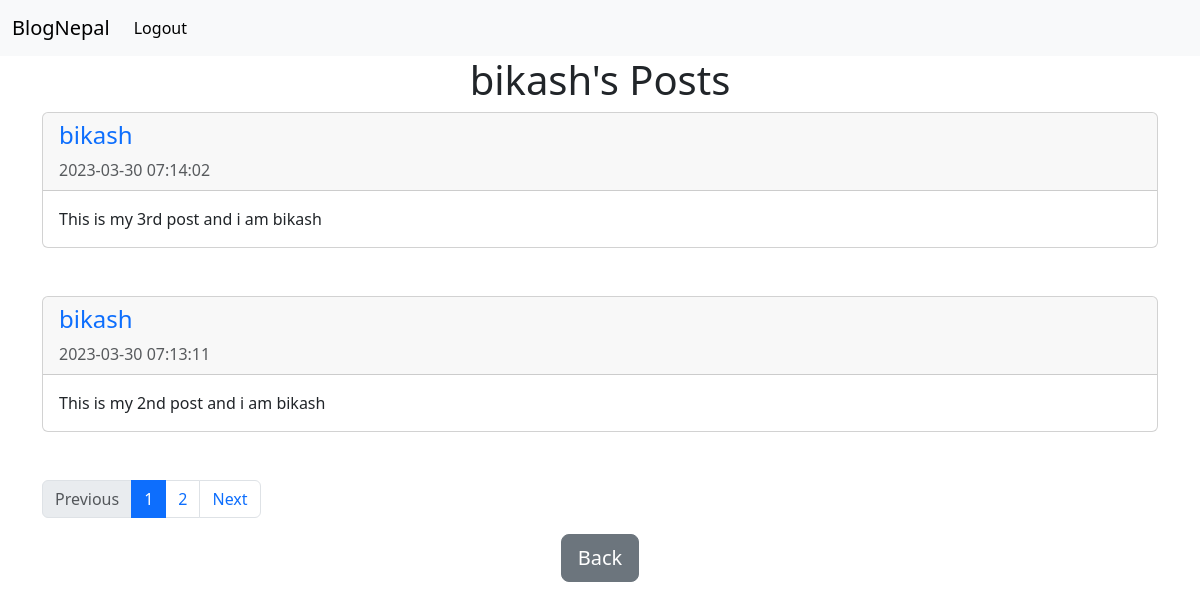
/posts/bikash (signed in), run on the app's committed database.
### website/models.py (models this page shows)
class User(db.Model, UserMixin):
    id = db.Column(db.Integer, primary_key = True)
    email = db.Column(db.String(150), unique = True)
    username = db.Column(db.String(150), unique = True)
    password = db.Column(db.String(150))
    date_created = db.Column(db.DateTime(timezone = True),  default = func.now())
    posts = db.relationship('Post', backref = 'user', passive_deletes = True)

class Post(db.Model):
    id = db.Column(db.Integer, primary_key = True)
    text = db.Column(db.Text, nullable = False)
    date_created = db.Column(db.DateTime(timezone = True),  default = func.now())
    author = db.Column(db.Integer, db.ForeignKey('user.id', ondelete = "CASCADE"), nullable = False)

### website/views.py (the view)
@views.route("/posts/<username>")
@login_required
def posts(username):
    user = User.query.filter_by(username = username).first()
    if not user:
        flash('No user with that username exists.', category='error')
        return redirect(url_for('views.home'))
    post = Post.query.filter_by(author = user.id).order_by(Post.date_created.desc())
    page = request.args.get('page')
    if page and page.isdigit():
        page = int(page)
    else:
        page = 1
    pages = post.paginate(page = page, per_page = 2)
    return render_template("posts.html", user = current_user, posts = post, username = username,pages =pages)

### website/__init__.py (called while the page is built)
def create_app():
    app = Flask(__name__)
    app.config['SECRET_KEY'] = "hello"
    app.config['SQLALCHEMY_DATABASE_URI'] = f'sqlite:///{DB_NAME}'
    db.init_app(app)
    from .views import views
    from .auth import auth
    app.register_blueprint(views, url_prefix="/")
    app.register_blueprint(auth, url_prefix="/")
    from .models import User, Post
    with app.app_context():
        db.create_all()
    login_manager = LoginManager()
    login_manager.login_view = "auth.login"
    login_manager.init_app(app)
    @login_manager.user_loader
    def load_user(id):
        return User.query.get(int(id))
    return app

### website/templates/posts.html (shortened to what this page needs)
{% extends "posts_div.html" %}
{% block header %}
{{username}}'s Posts
{% endblock %}
{% block footer %}
<div align = "center">
    <a href="/home"><button type="button" class="btn btn-lg btn-secondary">Back</button></a>
</div>
{% endblock %}

### website/templates/posts_div.html (shortened to what this page needs)
{% extends "base.html" %}
{% block content %}
<h1 align = "center">{% block header %}Posts{% endblock %}</h1>
{% for post in pages.items %}
<div class="card border-dark-lg">
  <div class="card-header">
    <div class="d-flex justify-content-between align-items-center">
      <a href="/posts/{{post.user.username}}" style="text-decoration:none;"><h4>{{post.user.username}}</h4></a>
    </div>
    <div class="text-muted">{{post.date_created}}</div>
  </div>
  <div class="card-body">
      <div class="card-text">{{post.text}}</div>
  </div>
</div>
  <br><br>
    {% endfor %}
    <nav aria-label="...">
        <ul class="pagination">
          <li class="page-item {% if not pages.has_prev %}disabled {% endif %}">
            <a class="page-link" href="./?page={{pages.prev_num}}" >Previous</a>
          </li>
          {% for page in pages.iter_pages() %}
          <li class="page-item {% if page == pages.page%}active{% endif %}">
            <a class="page-link" href="./?page={{page}}">{{page}} </a>
          </li>
          {% endfor %}
          <li class="page-item {% if not pages.has_next %}disabled {% endif %}">
            <a class="page-link" href="./?page={{pages.next_num}}">Next</a>
          </li>
        </ul>
      </nav>
      {% block footer %}{% endblock %}
{% endblock %}

### website/templates/base.html (shortened to what this page needs)
<!DOCTYPE html>
<html lang="en">
<head>
    <link href="https://cdn.jsdelivr.net/npm/bootstrap@5.3.0-alpha2/dist/css/bootstrap.min.css" rel="stylesheet">
</head>
<body>
    <nav class="navbar navbar-expand-lg bg-body-tertiary">
        <div class="container-fluid">
          <a class="navbar-brand" href="/">BlogNepal</a>
          <div class="collapse navbar-collapse" id="navbarSupportedContent">
            <ul class="navbar-nav me-auto mb-2 mb-lg-0">
                {% if user.is_authenticated %}
                <li class="nav-item">
                <a class="nav-link active" aria-current="page" href="/logout">Logout</a>
                </li>
                {% endif %}
            </ul>
          </div>
        </div>
    </nav>
    <div class="container">
        {% block content %}
        {% endblock %}
    </div>
</body>
</html>

### data on the page
User: username "bikash"
Post: user.username "bikash", date_created "2023-03-30 07:14:02", text "This is my 3rd post and i am bikash"
Post: user.username "bikash", date_created "2023-03-30 07:13:11", text "This is my 2nd post and i am bikash"

### other printed values
{{ page }} "1" "2"
